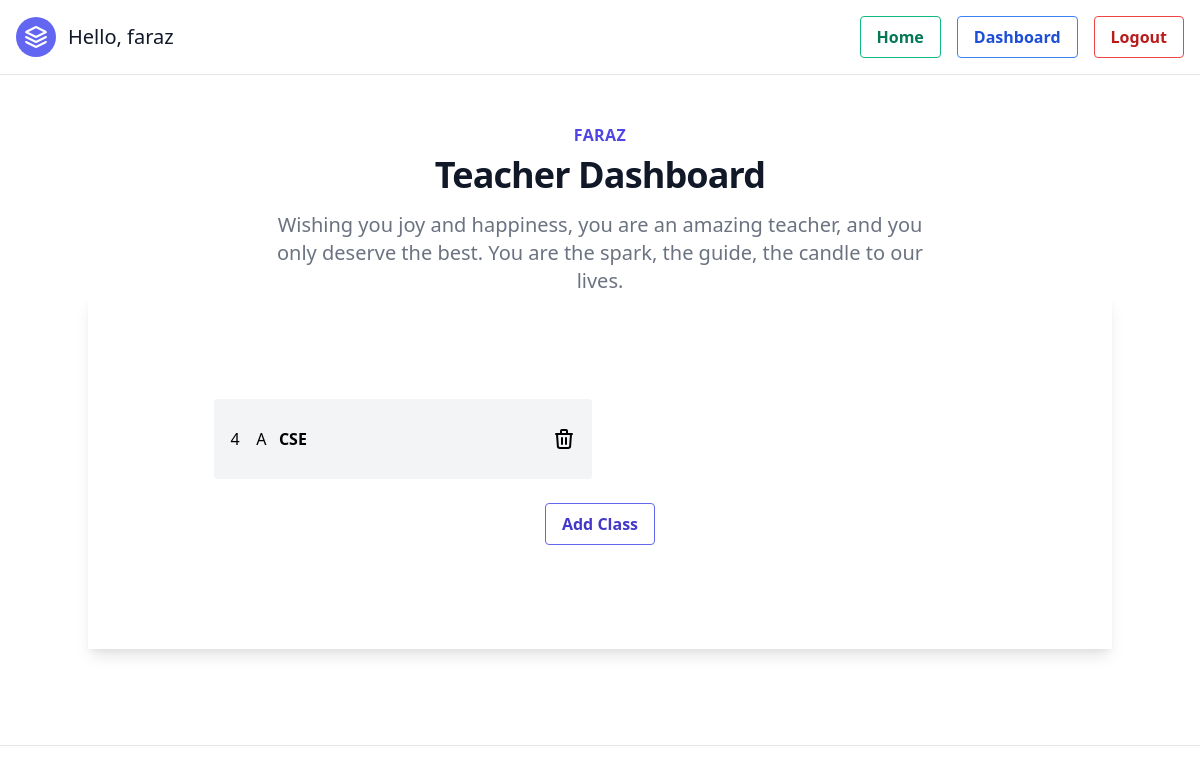
/dashboard/ (signed in), run on an earlier commit of the app's database.
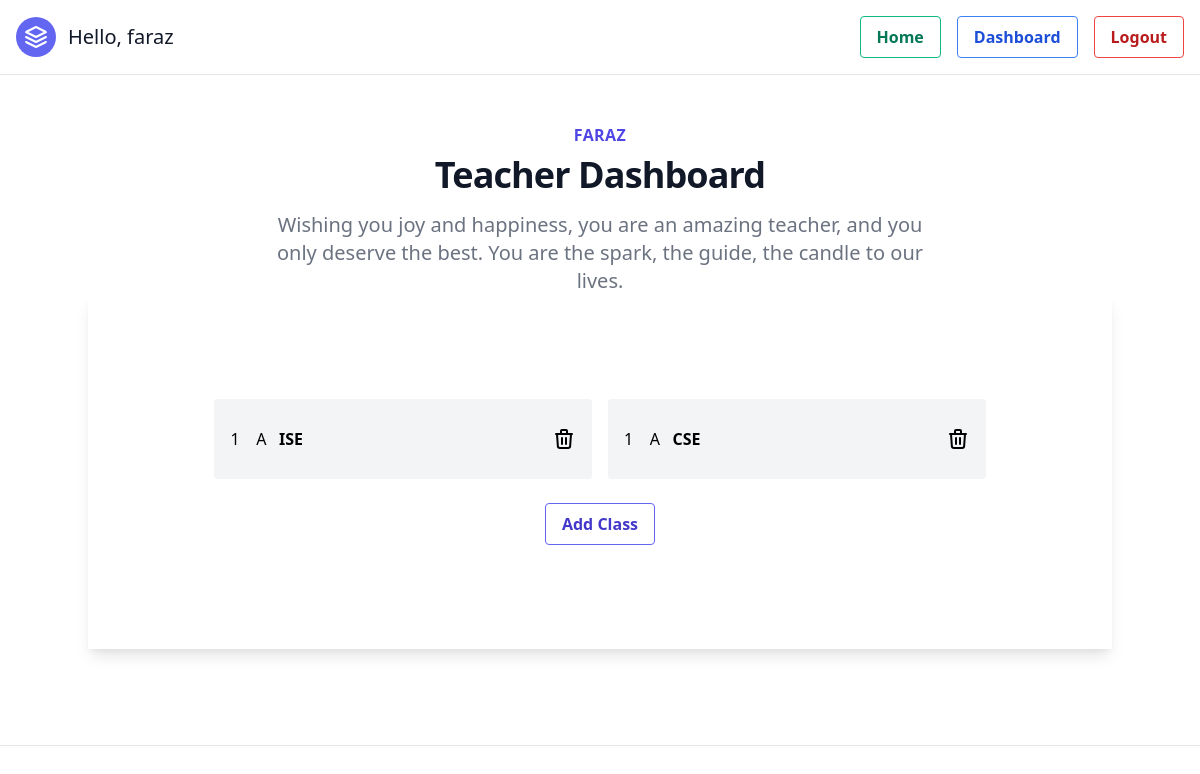
And on a later commit of the database.
### attendence/models.py (models this page shows, shortened)
class Teacher(models.Model):
    user = models.OneToOneField(User, on_delete=models.CASCADE)
    name = models.CharField(max_length=200, null=True, blank=True)
    department = models.CharField(max_length=200, null=True, blank=True)
    your_favorite_quote = models.TextField(null=True, blank=True)
    def __str__(self):
        return str(self.name)

class Class(models.Model):
    branc = (
        ('CSE','CSE'),
        ('ISE', 'ISE'),
        ('Civil', 'Civil'),
        ('ME', 'ME'),
        ('Aeronautical', 'Aeronautical'),
        ('ECE', 'ECE'),
        ('Aerospace', 'Aerospace'),
    )
    sem = (
        (1,1),(2,2),(3,3),(4,4),(5,5),(6,6),(7,7),(8,8),
    )
    section = (
        ('A','A'),('B','B'),('C','C'),('D','D'),
    )
    teacher = models.ForeignKey(Teacher, on_delete=models.CASCADE)
    branch = models.CharField(max_length = 200, choices=branc, null=True, blank=False)
    sem = models.IntegerField(choices=sem, null=True, blank=False)
    sec = models.CharField(max_length = 200, choices=section, null=True, blank=False)
    subject = models.CharField(max_length=200, null=True, blank=True)

### attendence/views.py (the view)
# urls.py: path('dashboard/', views.dashboard, name='dashboard-page'),
@login_required
def dashboard(request):
    try:
        teacher = Teacher.objects.filter(user=request.user)
        clss = Class.objects.filter(teacher=request.user.teacher)
    except:
        return redirect('student-dashboard-page')
    teacher = request.user.teacher
    context = {
        'teacher':teacher,
        'clss':clss,
    }
    return render(request, 'attendence/dashboard.html', context)

### attendence/templates/attendence/dashboard.html (shortened to what this page needs)
{% extends 'attendence/partials/base.html' %}
{% block content %}
<div class="py-12 bg-white">
    <div class="max-w-7xl mx-auto px-4 sm:px-6 lg:px-8">
        <div class="lg:text-center">
            <h2 class="text-base text-indigo-600 font-semibold tracking-wide uppercase">{{teacher}}</h2>
            <p class="mt-2 text-3xl leading-8 font-extrabold tracking-tight text-gray-900 sm:text-4xl">
                Teacher Dashboard
            </p>
            <p class="mt-4 max-w-2xl text-xl text-gray-500 lg:mx-auto">
                Wishing you joy and happiness, you are an amazing teacher, and you only deserve the best. You are the spark, the guide, the candle to our lives.
            </p>
        </div>
        <div class="container px-5 py-24 mx-auto shadow-lg">
            <div class="flex flex-wrap lg:w-4/5 sm:mx-auto sm:mb-2 -mx-2">
                {% for cls in clss %}
                <div class="p-2 sm:w-1/2 w-full">
                    <div class="bg-gray-100 rounded flex p-4 h-full items-center">
                        <div style="width: 100%;">
                            <a class="title-font font-medium" href="{% url 'attendence-page' brnch=cls.branch sem=cls.sem sec=cls.sec %}">{{cls.sem}} &nbsp;&nbsp; {{cls.sec}}  <b class="uppercase" >&nbsp;&nbsp;{{cls.branch}}</b> </a>
                        </div>
                        <a href="{% url 'remove-class-page' brnch=cls.branch sem=cls.sem sec=cls.sec %}" ><svg xmlns="http://www.w3.org/2000/svg" class="h-6 w-6" fill="none" viewBox="0 0 24 24" stroke="currentColor">
                            <path stroke-linecap="round" stroke-linejoin="round" stroke-width="2" d="M19 7l-.867 12.142A2 2 0 0116.138 21H7.862a2 2 0 01-1.995-1.858L5 7m5 4v6m4-6v6m1-10V4a1 1 0 00-1-1h-4a1 1 0 00-1 1v3M4 7h16" />
                          </svg>
                        </a>
                    </div>
                       <br>
                </div>
                {% endfor %}
            </div>
            <div class="p-2 w-full">
                  <button type="submit"
                  class="flex mx-auto bg-transparent hover:bg-indigo-500 text-indigo-700 font-semibold hover:text-white py-2 px-4 border border-indigo-500 hover:border-transparent rounded">
                  <a href="{% url 'add-class-page' %}">Add Class</a>
              </button>
        </div>
    </div>
</div>
</div>
<br><br>
<hr>
{% endblock content %}

### attendence/templates/attendence/partials/base.html (shortened to what this page needs)
<!DOCTYPE html>
<html lang="en">
<head>
    <link href="https://unpkg.com/tailwindcss@^2/dist/tailwind.min.css" rel="stylesheet">
    <link rel="stylesheet" href="https://rsms.me/inter/inter.css">
</head>
<body>
    {% include 'attendence/partials/navbar.html' %}
    {% block content %}
    {% endblock content %}
</body>
</html>

### attendence/templates/attendence/partials/navbar.html (shortened to what this page needs)
<!DOCTYPE html>
<html lang="en">
<head>
  <link rel="stylesheet" href="https://rsms.me/inter/inter.css">
</head>
  <header class="border-b md:flex md:items-center md:justify-between p-4 pb-0 shadow-lg md:pb-4">
    <a class="flex title-font font-medium items-center text-gray-900 mb-4 md:mb-0">
      <svg xmlns="http://www.w3.org/2000/svg" fill="none" stroke="currentColor" stroke-linecap="round" stroke-linejoin="round" stroke-width="2" class="w-10 h-10 text-white p-2 bg-indigo-500 rounded-full" viewBox="0 0 24 24">
        <path d="M12 2L2 7l10 5 10-5-10-5zM2 17l10 5 10-5M2 12l10 5 10-5"></path>
      </svg>
      <span class="ml-3 text-xl">Hello, {{request.user}}</span>
    </a>
    {% if user.is_authenticated %}
    <ul class="list-reset md:flex md:items-center">
        <li class="md:ml-4">
          {% if request.path in '/' %}
          <a href="{% url 'home-page' %}"><button class="bg-transparent hover:bg-green-500 text-green-700 font-semibold hover:text-white py-2 px-4 border border-green-500 hover:border-transparent rounded">
            Home
          </button></a>
          {% else %}
          <a href="{% url 'home-page' %}"><button class="bg-transparent hover:bg-green-500 text-green-700 font-semibold hover:text-white py-2 px-4 border border-green-500 hover:border-transparent rounded">
            Home
          </button></a>
          {% endif %}
        </li>
        <li class="md:ml-4">
          {% if '/dashboard' in request.path %}
          <a href="{% url 'dashboard-page' %}"><button class="bg-transparent hover:bg-blue-500 text-blue-700 font-semibold hover:text-white py-2 px-4 border border-blue-500 hover:border-transparent rounded">
            Dashboard
          </button></a>
          {% else %}
          <a href="{% url 'dashboard-page' %}"><button class="bg-transparent hover:bg-blue-500 text-blue-700 font-semibold hover:text-white py-2 px-4 border border-blue-500 hover:border-transparent rounded">
            Dashboard
          </button></a>
          {% endif %}
        </li>
        <li class="md:ml-4">
          <a href="{% url 'logout-page' %}"><button class="bg-transparent hover:bg-red-500 text-red-700 font-semibold hover:text-white py-2 px-4 border border-red-500 hover:border-transparent rounded">
            Logout
          </button></a>
        </li>
      </ul>
    {% endif %}
  </header>
</html>

What changed in the data, as far as the page shows it:
removed Class: sem "4", sec "A", branch "CSE"
added Class: sem "1", sec "A", branch "ISE"
added Class: sem "1", sec "A", branch "CSE"
